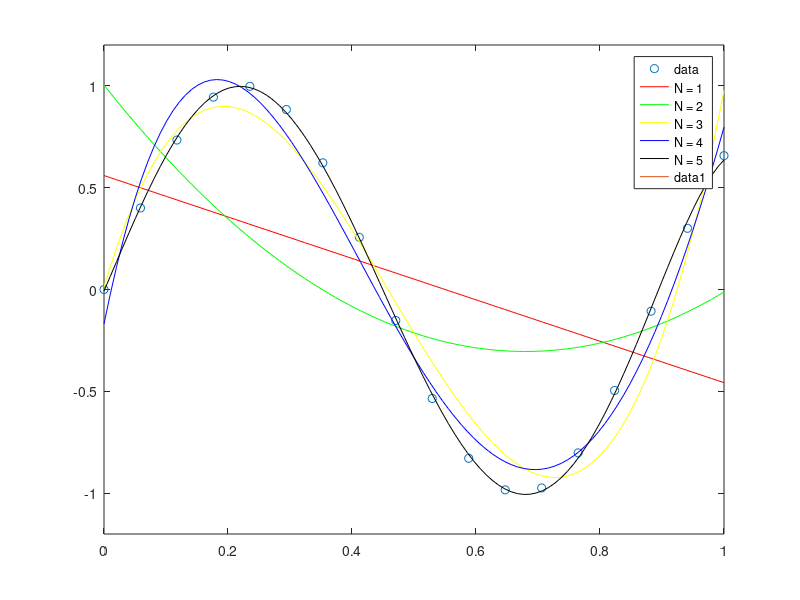

This figure's MATLAB source:

%% Problem 6
x = linspace(0,1,18)';
y = sin(7*x)';
y = y';
A = [x ones(18,1)];
a = (A'*A)\A'*y;
B = [x.^2 x ones(18,1)];
b = (B'*B)\B'*y;
C = [x.^3 x.^2 x ones(18,1)];
c = (C'*C)\C'*y;
D = [x.^4 x.^3 x.^2 x ones(18,1)];
d = (D'*D)\D'*y;
E = [x.^5 x.^4 x.^3 x.^2 x ones(18,1)];
e = (E'*E)\E'*y;
xlin = linspace(0,1,100);
plot(x,y,'o')
hold on
plot(xlin,a(1)*xlin+a(2), 'r')
hold on
plot(xlin,b(1)*xlin.^2+b(2)*xlin+b(3), 'g')
hold on
plot(xlin,c(1)*xlin.^3+c(2)*xlin.^2+c(3)*xlin+c(4), 'y')
hold on
plot(xlin,d(1)*xlin.^4+d(2)*xlin.^3+d(3)*xlin.^2+d(4)*xlin+d(5), 'b')
hold on
plot(xlin,e(1)*xlin.^5+e(2)*xlin.^4+e(3)*xlin.^3+e(4)*xlin.^2+e(5)*xlin+e(6), 'k')
axis([0,1,-1.2,1.2])
legend ('data', 'N = 1', 'N = 2', 'N = 3', 'N = 4', 'N = 5')

%% Problem 8

normdiff = zeros(1,10);
for n = 1:10
    A = rand(10,n);
    b = rand(10,1);
    inverse = A\b;
    leastsquares = (A'*A)^(-1)*A'*b;
    normdiff(n) = norm(inverse) - norm(leastsquares);
end
x = linspace(1,10,10);
plot(x, normdiff)

